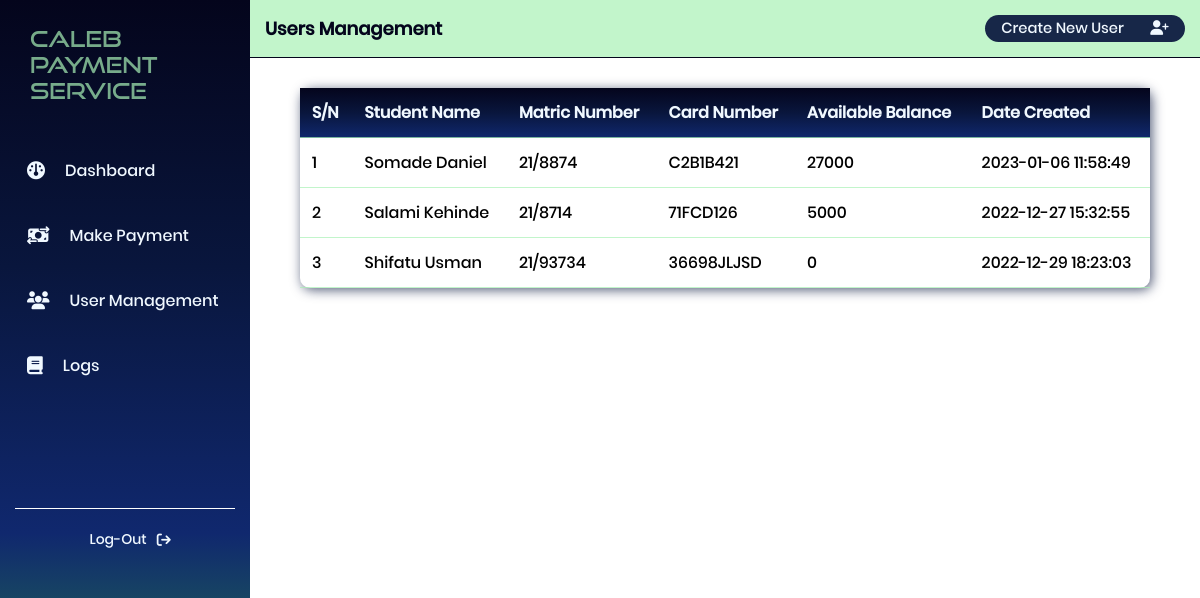
Page /Frontend/users.php (signed in) on the committed database.
### tables this page shows
CREATE TABLE `students_data` (
  `student_id` int(11) NOT NULL,
  `matric_number` varchar(8) NOT NULL,
  `name` varchar(50) NOT NULL,
  `card_number` varchar(20) NOT NULL,
  `balance` int(5) NOT NULL,
  `password` varchar(200) NOT NULL,
  `date_created` timestamp NOT NULL DEFAULT current_timestamp() ON UPDATE current_timestamp()
);

### Frontend/users.php (the view, shortened to what this page needs)
<?php
if(isset($_SESSION['username'])){
?>
<!DOCTYPE html>
<html lang="en">
<head>
    <link rel="stylesheet" href="./styles/users.css" />
</head>
<body>
    <div class="header">
        <div class="side-nav">
            <a href="#" class="logo">Caleb Payment Service</a>
            <ul class="nav-links">
                <li>
                    <a href="dashboard.php"><i class="fa-solid fa-gauge"></i>
                        <p>Dashboard</p>
                    </a>
                </li>
                <li>
                    <a href="funduser.php"><i class="fa-solid fa-money-bill-transfer"></i>
                        <p>Make Payment</p>
                    </a>
                </li>
                <li>
                    <a href="users.php"><i class="fa-solid fa-users"></i>
                        <p>User Management</p>
                    </a>
                </li>
                <li>
                    <a href="logs.php"><i class="fa-solid fa-book"></i>
                        <p>Logs</p>
                    </a>
                </li>
                <div class="logout">
                    <a href="../backend/process_logout.php">
                        <p>Log-Out</p>
                        <i class="fa-solid fa-arrow-right-from-bracket"></i>
                    </a>
                </div>
            </ul>
        </div>
        <div class="main">
            <div class="head">
                <h1>Users Management</h1>
                <a href="newuser.php">
                    <p>Create New User</p>
                    <i class="fa-solid fa-user-plus"></i>
                </a>
            </div>
            <div class="logtable">
                <table>
                    <tr id="header">
                        <th>S/N</th>
                        <th>Student Name</th>
                        <th>Matric Number</th>
                        <th>Card Number</th>
                        <th>Available Balance</th>
                        <th>Date Created</th>
                    </tr>
                    <?php
					include "../backend/db_conn.php";
    				$fetch_users = mysqli_query($conn, "SELECT * FROM students_data where matric_number != 'Admin'");
					$sn = 1;
					while($res = mysqli_fetch_assoc($fetch_users)){
						echo "
						<tr>
							<td>$sn</td>
							<td>".$res['name']."</td>
							<td>".$res['matric_number']."</td>
							<td>".$res['card_number']."</td>
							<td>".$res['balance']."</td>
							<td>".$res['date_created']."</td>
						</tr>
						";
						$sn ++;
					}
					?>
                </table>
            </div>
        </div>
    </div>
</body>
</html>
<?php
}else{
	header("location: ./index.php");
}
?>

### Frontend/styles/users.css (style rules this page uses)
* { margin: 0; padding: 0; box-sizing: border-box; font-family: "poppins", sans-serif; }
body { overflow-x: hidden; }
.header { width: 100%; height: 100vh; display: flex; position: relative; }
.logo { display: block; font-family: "goodtimes"; text-decoration: none; font-size: 22px; color: rgba(168, 241, 182, 0.7); margin-top: 0; padding-top: 5px; }
a { display: flex; align-items: center; text-decoration: none; color: aliceblue; padding: 20px 15px; }
.side-nav { width: 250px; height: 100%; background: linear-gradient(to top, #2c9c41, #10286e, #09163d, #04051c); position: fixed; top: 0; left: 0; padding: 20px 15px; }
.nav-links { padding-top: 15px; list-style: none; position: relative; }
.nav-links li { padding: 10px 0; }
.nav-links li a { display: flex; align-items: center; color: aliceblue; padding: 10px 12px; }
.nav-links li a i { font-size: 18px; margin-right: 20px; }
.logout { display: flex; justify-content: center; align-items: center; margin-top: 50%; border-top: 1px solid #fff; }
.logout a { font-size: 14px; }
.logout a p { padding: 0 10px; }
.main { width: 100%; margin-left: 250px; }
.main .head { display: flex; align-items: center; justify-content: space-between; padding: 15px 15px 15px 50px; background: rgba(168, 241, 182, 0.7); color: #04051c; border-bottom: 1px solid #04051c; }
.head h1 { transform: translateX(-35px); font-size: 18px; }
.head a { background-color: rgba(9, 22, 61, 0.92); max-width: 200px; width: 100%; padding: 3px; color: aliceblue; display: flex; align-items: center; justify-content: space-around; border-radius: 60px; font-size: 0.92rem; }
.logtable { padding: 30px 50px; }
table { border-collapse: collapse; width: 100%; height: auto; box-shadow: 2px 2px 12px rgba(9, 22, 61, 0.7); border-radius: 10px; }
tr { transform: all 0.4s ease-in; }
th, td { padding: 12px; text-align: left; border-bottom: 1px solid rgba(168, 241, 182, 0.7); }
#header { background: linear-gradient(to top, #10286e, #09163d, #04051c); color: aliceblue; }

### rows in the picture
students_data: name "Somade Daniel", matric_number "21/8874", card_number "C2B1B421", balance "27000", date_created "2023-01-06 11:58:49"
students_data: name "Salami Kehinde", matric_number "21/8714", card_number "71FCD126", balance "5000", date_created "2022-12-27 15:32:55"
students_data: name "Shifatu Usman", matric_number "21/93734", card_number "36698JLJSD", balance "0", date_created "2022-12-29 18:23:03"
